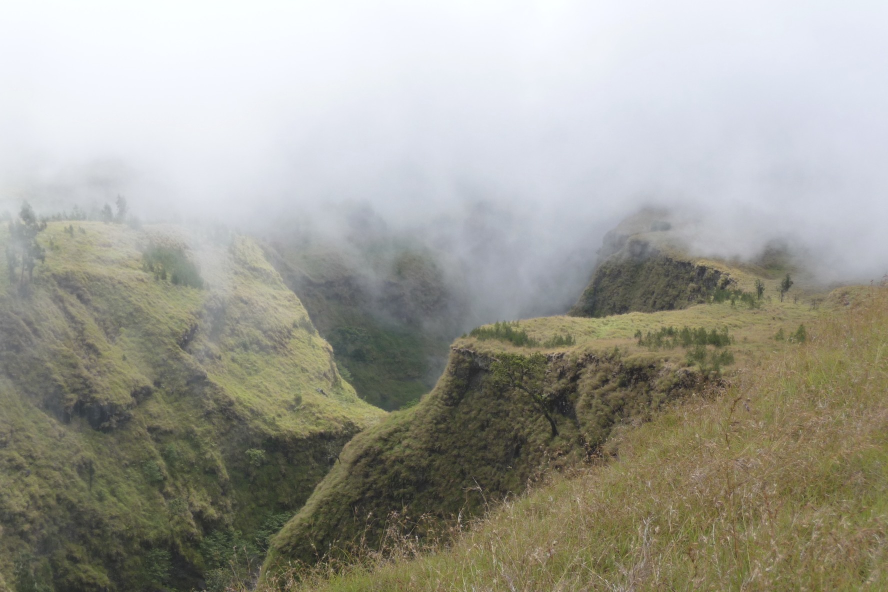
#> input picture Code/misc/img.jpg, 1776 x 1184 px (shown at 1/2 size)
$ jupyter execute 'lektion 5 - numpy.ipynb'
#> lines starting #> are read from the running program, lines starting #| are printed output that depends on the picture
[cell 1]
# Importiert die Funktion imshow, mit der wir später Bilder im Notebook anschauen können.
from matplotlib.pyplot import imshow


# -------------------------------------------------------------------------------------------------------------------------------
# Import der Numpy-Library
import numpy as np

[cell 2]
"""
Ein npy-array ist die Datenstruktur der numpy-library und entspricht den Matrizen/Vektoren
aus der Linearen Algebra (ein Teilgebiet der Mathematik).
Alle üblichen Deep Learning-Libraries (Tensorflow/Keras, Pytorch, Jax) basieren auf numpy-arrays.

Grundsätzlich ist ein npy-array eine (verschachtelte) Liste von Zahlen.

Die Definition für ein 2-dimensionales npy-array a könnte wie folgt aussehen:
"""

a = np.array([
    [0, 1, -6],
    [2, -3, 4],
    [-5, -4, 5],
    [-1, -2, 6]
])

# Wir können den Inhalt des arrays ausgeben.
print(a)

"""
Das array hat die Form (3, 4), was bedeutet, dass a
3 Listen beinhaltet, die jeweils 4 Zahlen beinhalten.
Wir können die Form mittels der Methode .shape abfragen:
"""

a.shape

[cell 3]
"""
Numpy-arrays erlauben im Gegensatz zu Python-listen mathematische Operationen.

a + 3 --> addiert 3 auf jedes Element von a.
"""
print('a + 3:')
print(a + 3)

[cell 4]
"""
a * 2 --> verdoppelt jedes Element von a
a - x ...
a / x ...
a **x ...
a % x ...
...
"""

print('a * 2:')
print(a * 2)

[cell 5]
"""
Numpy-arrays eignen sich dazu große Datenmengen effizient zu verarbeiten.
Wir können beispielsweise eine RGB-Bilddatei als 3-dimensionales npy-array darstellen.

Der Variable 'img' ein npy-array zugewiesen, welches die Pixeldaten des jpg-Files im
Pfad 'misc/img.jpg' beinhaltet. Wir importieren dazu zuvor zwei Funktionen der image-library open-cv.

Mittels der Methode .shape des imgs können wir sehen, dass das Bild eine Höhe von 1184 Pixeln sowie eine
Breite von 1776 Pixeln besitzt. Jedem dieser Pixel sind 3 Zahlen zugeordnet [R, G, B].
Ein RGB-Bild ist also gewissermaßen eine 3-dimensionale Datenstruktur mit den Dimensionen: [Höhe, Breite, Farbkanäle]
"""
from cv2 import imread, cvtColor, COLOR_BGR2RGB

img = cvtColor(imread('misc/img.jpg'), COLOR_BGR2RGB)
print(img.shape)
#| (1184, 1776, 3)

# Werfen wir einen Blick darauf.
imshow(img)

[cell 6]
"""
Die zweite wichtige Eigenschaft eines npy-arrays ist der Datentyp.
Wir können sie durch die Methode .dtype abfragen.

Der Datentyp definiert, welche Art von Zahlen (Ganze oder Fließkommazahlen) im array abgelegt sind
und welcher Zahlenumfang vom jeweiligen Datentyp darstellbar ist.

bool    :   Nur 0 oder 1
int8    :   Ganze Zahlen von -128 bis 127
uint8   :   Ganze Zahlen von 0 bis 255
int16   :   Ganze Zahlen von -32768 bis 32767
int32   :   Ganze Zahlen von -2147483648 bis 2147483647
int64   :   ...
float16 :   Fließkommazahlen von -219687577.1904 bis 219687577.1904
float32 :   ...

Bilddatein mit einer Bittiefe von 8 benötigen lediglich die Zahlen von 0 von 255.
Unser array img ist dementsprechend vom Datentype uint8.
"""

print(img.dtype)
#| uint8

[cell 7]
"""
Mittels mathematischer Operationen lassen sich nun primitive Bildmanipulationen vollziehen.
Beispielsweise könnten wir die Helligkeit erhöhen, indem wir alle Farbwerte anheben.
Wir müssen jedoch den Datentyp beachten. Wenn wir beispielsweise 40 auf alle Elemente addieren,
könnte es passieren, dass manche Elemente größer werden als 255. Ist dies der Fall, so werden
die betroffenen Werte auf 0 zurückgestellt und es treten Fehler auf.
"""

img_bright = img + 40
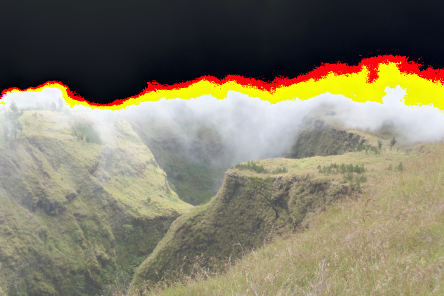
#> img_bright: shape (1184, 1776, 3) (shown at 1/4 size); mean R, G, B 130.9, 124.2, 103.3
imshow(img_bright)

[cell 8]
"""
Wir können dies verhindern imdem wir das Bild vorher in einen anderen Datentyp umwandeln, der größere
Zahlen zulässt.
Die Funktion np.int16() nimmt ein array und gibt selbiges array quasi unverändert, jedoch mit dem Datentyp int16 zurück.
Anschließend erhöhen wir jedes Element um 40.
"""

img_bright = np.int16(img)
img_bright = img_bright + 40

"""
Nun setzen wir jedes Element, welches größer als 255 ist, auf 255 herunter und wandeln den
Datentyp zurück zu uint8.
Die Funktion np.clip(array, min, max) vollzieht für jedes Element x aus array die folgende Logik:
    If x < min, then x = min
    If x > max, then x = max
Wir setzen im code unten min = 0, und max = 255. D.h. Alle Werte in img_bright, die kleiner
als 0 sind werden auf 0 (für uns hier nicht relevant) und alle Werte, die größer als 255 sind
auf 255 gesetzt (für uns relevant).
"""

img_bright = np.clip(img_bright, 0, 255)
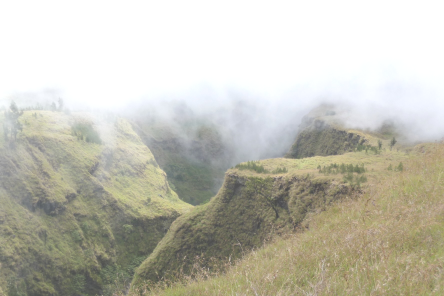
#> img_bright: shape (1184, 1776, 3) int16 (shown at 1/4 size); mean R, G, B 193.7, 191.9, 180.1
img_bright = np.uint8(img_bright)

"""
Damit wir den Unterschied betrachten können konkatenieren (= zusammenfügen) wir das ursprüngliche img
mit dem helleren img_bright entlang der 1. Dimension.
Der erste Index einer Liste liegt für Programmierer an Stelle 0, d.h. die 1. Dimension entspricht
für die Liste der Dimensionen [Höhe, Breite, Farbkanäle] der Breite.
Numpy spricht bei der Dimension gerne auch von der 'axis'. Das erste Argument ist eine python-Liste der beiden
Arrays, die es zu konkatenieren gilt.
Es ist nun zu erwarten, dass das zusammengefügte Bild 'both_imgs' die doppelte Breite hat. Überprüfen wir es mit .shape.
"""
both_imgs = np.concatenate([img, img_bright], axis=1)
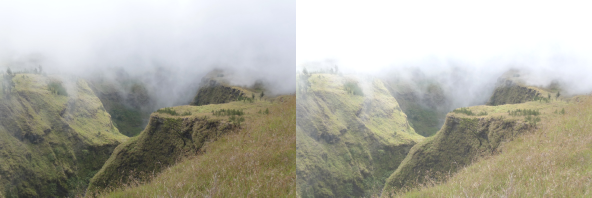
#> both_imgs: shape (1184, 3552, 3) (shown at 1/6 size); mean R, G, B 176.3, 175.1, 164.5
print(both_imgs.shape)
#| (1184, 3552, 3)
imshow(both_imgs)

[cell 9]
# Zurück zu unserem ersten array a.
print(a)

"""
Wir können auf einzelne Elemente oder arrays innerhalb des arrays via Indexing zugreifen.
Etwa ist auf die 1. Liste von a zugreifbar durch a[0]
"""
print('Erste Liste:')
print(a[0])

"""
Das zweite Element der dritten Liste ist a[2][1]
"""
print('Zweites Element der dritten Liste:')
print(a[2][1])

"""
Und wir können auch mittels negativer Indizes in entgegengesetzter
Richtung indizieren. Das vorletzte Element der letzten Liste ist etwa a[-1][-2]
"""
print('Vorletztes Element der letzten Liste:')
print(a[-1][-2])

[cell 10]
"""
Auf Ausschnitte, die mehrere Elemente oder Listen beinhalten lässt sich per 'Slicing' zugreifen.
Beispielhaft könnten wir einen Teil des arrays ausschneiden, indem wir für jede Dimension
durch einen : getrennte Indizes schreiben, die die Grenzen des Ausschnitts entlang der jeweiligen
Dimension definieren.
img[700:950, 1000:5000] ist gleichbedeutend mit dem Ausschnitt aller Pixel, die zw. dem 700ten (einschließend)
und 950ten (ausschließend) Pixel entlang der Bildhöhe und dem 1000ten (einschließend) und 1500ten (ausschließend)
Pixel entlang der Bildbreite liegen.
Wir könnten eine Operation auf ebendiesen Bereich anwenden. Vorher bietet es sich an eine Kopie des imgs in einer
neuen Variable abzulegen.
Übrigens: In Python ist jede Operation wie beispielhaft 'a = a - x' auch kürzer schreibbar als 'a -= x', was sich hier anbietet.
"""

img_slicemod = np.int16(img)
img_slicemod[700:950, 1000:1500] -= 77
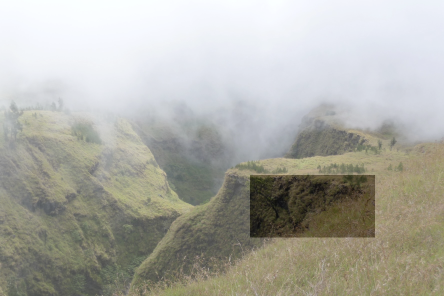
#> img_slicemod: shape (1184, 1776, 3) int16 (shown at 1/4 size); mean R, G, B 154.3, 153.6, 144.3; drawn with min black and max white
img_slicemod = np.clip(img_slicemod, 0, 255)
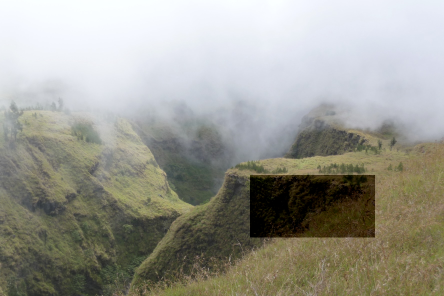
#> img_slicemod: shape (1184, 1776, 3) int16 (shown at 1/4 size); mean R, G, B 154.5, 153.9, 144.9
img_slicemod = np.uint8(img_slicemod)

imshow(img_slicemod)

[cell 11]
"""
Erzeugen wir ein weiters array b, welches die selbe Form wie a hat
und zufällige Ganze Zahlen zwischen -9 (einschließend) und 10 (ausschließend) beinhaltet.
Die Funktion random.randint(low, high, shape) kann genau das.
"""

b = np.random.randint(-9, 10, a.shape)
print('b')
print(b)

"""
Wir können per Slicing oder Indexing einzelne Elemente oder ganze Teile eines arrays ersetzen.
np.ones((3,)) gibt uns ein array der Form (3,) welches an jedem Punkt die Zahl 1 enthält.
Ersetzen wir damit die 2. Liste von b.
"""
c = np.ones((3,))
print('c')
print(c)
b[1] = c
print('b mit durch c ersetzter 2ter Liste')
print(b)

"""
Selbstverständlich funktioniert dieses Prinzip auch für einzelne Zahlen. Ersetzen wir also das letzte Element
der ersten Liste durch die Zahl 13.
"""
b[0][-1] = 13
print('b mit durch 13 ersetztem letzten Element in der ersten Liste')
print(b)

[cell 12]
"""
Operationen zwischen npy-arrays gleicher Form sind möglich. Hierbei werden die Operation punktweise, also zw. jenen
Elementen, die die gleiche Position innerhalb ihrer jeweiligen arrays besetzen, ausgeführt, also gilt für 2 gleichgeformte
arrays, die mindestens 2 Dimensionen haben:
a + b = c, wobei
c[0][0] = a[0][0] + b[0][0]
c[0][1] = a[0][1] + b[0][1]
...
c[-1][-1] = a[-1][-1] + b[-1][-1]
"""

print('a')
print(a)
print('b')
print(b)
print('a*b')
print(a*b)

[cell 13]
"""
Eine Operation zwischen arrays unterschiedlichen Shapes haben wir schon gesehen.
Nämlich jene zwischen einem array des Shapes (4, 3) und einer Zahl.
Ein array, das nur aus einem Scalar (= einer Zahl) besteht, hat entweder den Shape (1,) oder (),
was in numpy gleichbedeutend ist.

Operationen sind außerdem in weiteren Konstellationen möglich:

1.)
Eine Operation zw. a mit shape (m, n) und b mit shape (m, 1) resultiert in c mit shape (m, n).
Es gilt:
c=[0][0] = a[0][0] + c[0][0]
c=[0][1] = a[0][1] + c[0][0]
...
c=[-1][-1] = a[-1][-1] + c[-1][0]

Zu deutsch: Für jeden Index entlang der 1. Dimension wird die Operation zw. der in a liegenden
Liste an diesem Index und dem in b liegenden Scalar an diesem Index ausgeführt.

Beispiel:
"""

b = np.array([
    [0,],
    [1,],
    [0,],
    [-1,]
    ])
print(a.shape, b.shape)

print('a')
print(a)
print('b')
print(b)
print('a*b')
print(a*b)

[cell 14]
"""
2.)
Eine Operation zw. a mit shape (m, n) und b mit shape (1, n) resultiert in c mit shape (m, n).
Es gilt:
c=[0][0] = a[0][0] + c[0][0]
c=[0][1] = a[0][1] + c[0][1]
...
c=[-1][-1] = a[-1][-1] + c[0][-1]

Zu deutsch: Die Operation wird zw. jeder in a entlang der 1. Dimension liegenden Liste und der einzigen
in b entlang der 1. Dimension liegenden Liste punktweise vollzogen.

Schauen wir uns das Beispiel an:
"""

b = np.array([[0, 1, -1]])
print(a.shape, b.shape)
print('a')
print(a)
print('b')
print(b)
print('a*b')
print(a*b)

[cell 15]
"""
Obgleich wir bisher nur 0- bis 3-dimensionale arrays betrachtet haben, so können wir viel höher-dimensionale arrays
in numpy nach den selben Prinzipien verarbeiten.
Beispielsweise wären Videodaten 4-dimensional: [Frame, Höhe, Breite, Farbkanäle]

Zusammenfassend sind Operationen zwischen arrays der folgenden shapes zulässig, wobei die ... bedeuten sollen,
dass keine bis theoretisch nahezu unendlich viele weitere Dimensionen vorkommen können.

(m,)        + ()
(m,)        + (1,)
(m, ...)    + ()
(m, ...)    + (1,)

In diesem Szenario müssen die Größen der durch ... dargestellten Dimensionen bei beiden arrays identisch sein.
(m, ...)    + (m, ...)

In diesen beiden Konstellationen stehen die ... der jeweils rechts vom +-Zeichen stehenden shapes
ausschließlich für Dimensionen der Größe 1, während die Dimensionen der zur Linken stehenden shapes jeden Wert annehmen können.
(..., m) + (..., n)
(m, ...) + (m, ...)
"""

[cell 16]
"""
Verfeinern wir abschließend unsere Kenntnisse vom Slicing und Operationen mit dem folgender Aufgabe.
Der grüne und blaue Farbkanal von img soll für jeden Pixel auf 0 gestellt werden. Und wir wollen es
per Slicing lösen.

Legen wir zuerst eine Kopie von img an und nennen diese img_red.

Der Slice img_red[0:-1, 0:-1, 1:3] greift auf alle Listen entlang der Höhe, anschließend auf alle
darin vorkommenen RGB-Listen entlang der Breite und letztlich auf den in diesen liegenden 2. und 3. Eintrag zu,

Übrigens ist Slicing auch kürzer schreibbar:
[0:20]  = [:20]
[20:-1] = [20:]

Wir könnten also den Slice unten auch als img_red[:, :, 1:] ausdrücken.
"""

img_red = np.copy(img)
img_red[0:-1, 0:-1, 1:3] = 0
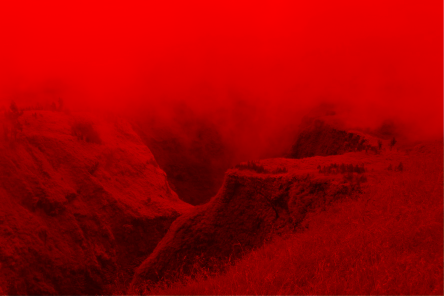
#> img_red: shape (1184, 1776, 3) (shown at 1/4 size); mean R, G, B 158.9, 0.2, 0.1
imshow(img_red)

[cell 17]
"""
Nun sollen jeweils der rote und blaue Farbkanal von img für jeden Pixel auf 0 gestellt werden.
Und wir wollen dies dieses mal mittels einer Operation erreichen.

Wir wissen, dass unser img den Shape (Höhe, Breite, 3) hat und, dass unser Ziel darin besteht,
dass jede Liste, die die RGB-Kanäle eines Pixels repräsentiert der Form [0, G, 0] sein soll.
Dies können wir erreichen, indem wir auf jeden dieser RGB-Listen die Liste [0, 1, 0] punktweise
multiplizieren.
Wir legen also die entsprechende Liste 'mask' an.
"""
mask = np.array([0, 1, 0])

"""
Anschließend sorgen wir dafür, dass sie den Shape (1, 1, 3) besitzt.
Die Funktion np.expand_dims(arr, axis) erlaubt es am Index axis eine neue Dimension hinzuzufügen.
Wir fügen also zweimal eine neue 1. Dimension hinzu, sodass der gewünschte Shape resultiert.
Anschließend können wir multiplizieren.
"""
print(mask.shape)
mask = np.expand_dims(np.expand_dims(mask, axis=0), axis=0)
print(mask.shape)
imshow(img*mask)
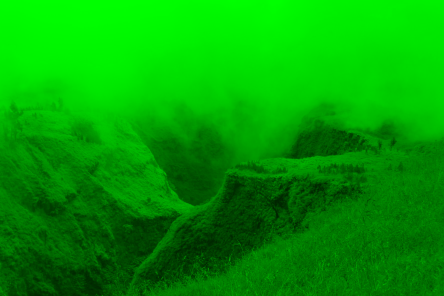
#> shown: shape (1184, 1776, 3) (shown at 1/4 size); mean R, G, B 0, 158.2, 0

[cell 18]
"""
Werfen wir abschließend noch einen kurzen Blick auf destruktive Funktionen, die die Dimensionen eines arrays verringern können.
Destruktive Funktionen sind solche, die nicht umgekehrt werden können. Beispielsweise sind die Eliminierungen von Farbkanälen
in den vorangegangen Beispielen destruktive Funktionen, da sie nicht umkehrbar sind, insofern man nicht das Wissen vom ursprünglichen
img besitzt.

Im Kontext von Bilddaten wäre auch die Umwandlung des Bildes in eine schwarz-weiß-Repräsentation destruktiv.
Um eine solche zu erreichen, müssen wir uns für eine Funktion entscheiden, die unter Nutzung der Informationen in den RGB-Listen
des Bildes jedem Pixel einen einzigen Wert zuordnet, der die Helligkeit dieses Pixels repräsentiert.

Wir möchten also eine Funktion bauen, die ein arr der Form (x, y, 3) in ein array der Form (x, y, 1) oder (x, y) transformiert.
Die Form (x, y, 1) unterscheidet sich von (x, y) nur dadurch, dass in jenem die Listen entlang der 2. Dimension
Listen von einem einzigen Element beinhalten, während in diesem die Listen entlang der 2. Dimension die Elemente direkt beinhalten.

Eine simple Transformation wäre für jeden Pixel den jeweiligen Durchschnitts-Wert der RGB-Liste als Helligkeit zu verwenden.
np.mean(arr, axis) erlaubt es den Durchschnitt entlang einer Dimension zu berechnen.

Bemerke, dass der Durchschnitt von ganzen Zahlen Fließkommazahlen produzieren kann. Bspw. (200 + 201 + 200) / 3 = 200.33333333333
Dadurch ist der resultierende .dtype von img_grayscale float64 anstelle von uint8. Wir konvertieren ihn zurück zu uint8, hierbei
werden Fließkommazahlen abwärts gerundet.

Übergeben wir das Argument keepdims=True (='keep dimensions'), so ist der resultierende shape (x, y, 1). Lassen wir das Argument
weg oder setzen es False, so werden überflüssige Dimensionen nicht erhalten und der resultierende shape wäre (x, y).
"""
img_grayscale = np.mean(img, axis=2, keepdims=True)
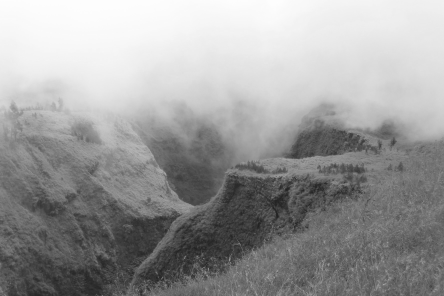
#> img_grayscale: shape (1184, 1776, 1) float64 (shown at 1/4 size); min 24, max 254, mean 155.3
print(img_grayscale.shape)
#| (1184, 1776, 1)
print(img_grayscale.dtype)
#| float64
img_grayscale = np.uint8(img_grayscale)
print(img_grayscale.dtype)
#| uint8

"""
Da die Funktion imshow nur Bilder mit 3 Farbkanälen unterstützt, img_grayscale jedoch in (x, y, 1) vorliegt wiederholen wir das
array 3mal entlang der Farbkanal-Dimension.
"""
img_grayscale = np.repeat(img_grayscale, repeats=3, axis=2)
#> img_grayscale: shape (1184, 1776, 3)
print(img_grayscale.shape)
#| (1184, 1776, 3)
imshow(img_grayscale)

[cell 19]
"""
Da unser Auge verschieden empfindlich für die verschiedenen Lichtspektren ist macht es Sinn, die Lichtkanäle verschieden zu gewichten,
bevor wir aus ihnen einen Helligkeitswert errechnen.
Eine übliche Gewichtung für [R, G, B] ist [0.299, 0.587, 0.114]. Um diese Gewichtung zu berücksichtigen multiplizieren wir diese Liste
auf jede RGB-Liste von img und summieren diese anschließend.
"""
weights = np.array([0.299, 0.587, 0.114])
weights = np.expand_dims(np.expand_dims(weights, axis=0), axis=0)

img_grayscale_weighted = np.sum(img*weights, axis=2, keepdims=True)
img_grayscale_weighted = np.uint8(img_grayscale_weighted)

img_grayscale_weighted = np.repeat(img_grayscale_weighted, repeats=3, axis=2)
#> img_grayscale_weighted: shape (1184, 1776, 3)
both_imgs = np.concatenate([img_grayscale_weighted, img_grayscale], axis=1)
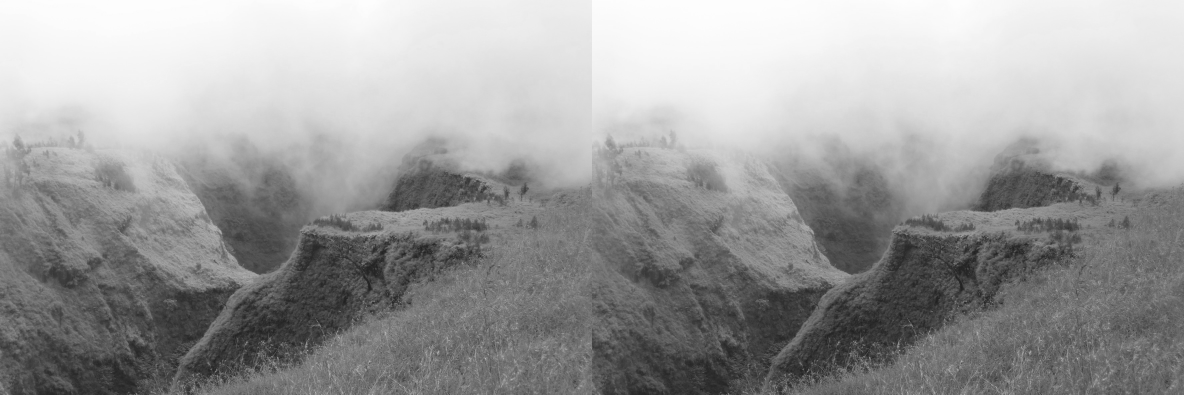
#> both_imgs: shape (1184, 3552, 3) (shown at 1/3 size); min 24, max 254, mean 155.9
imshow(both_imgs)
